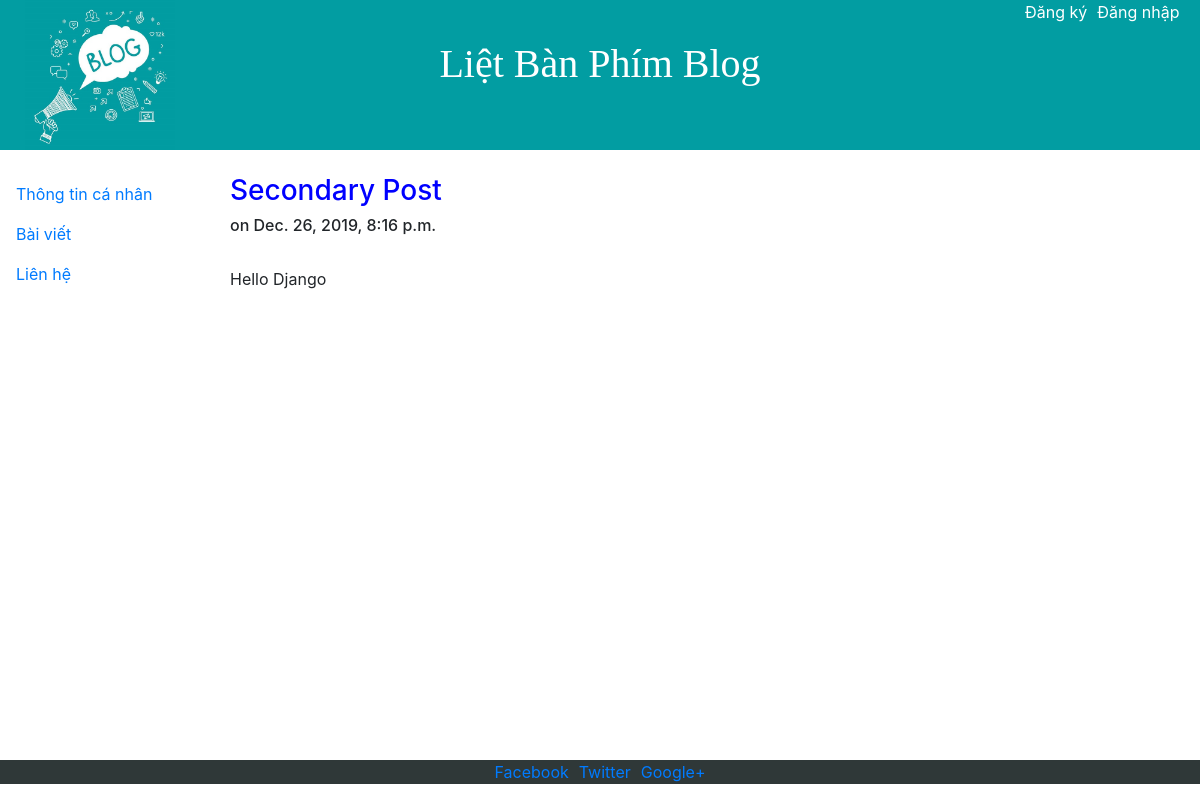
The app's page /blog/2/, older data.
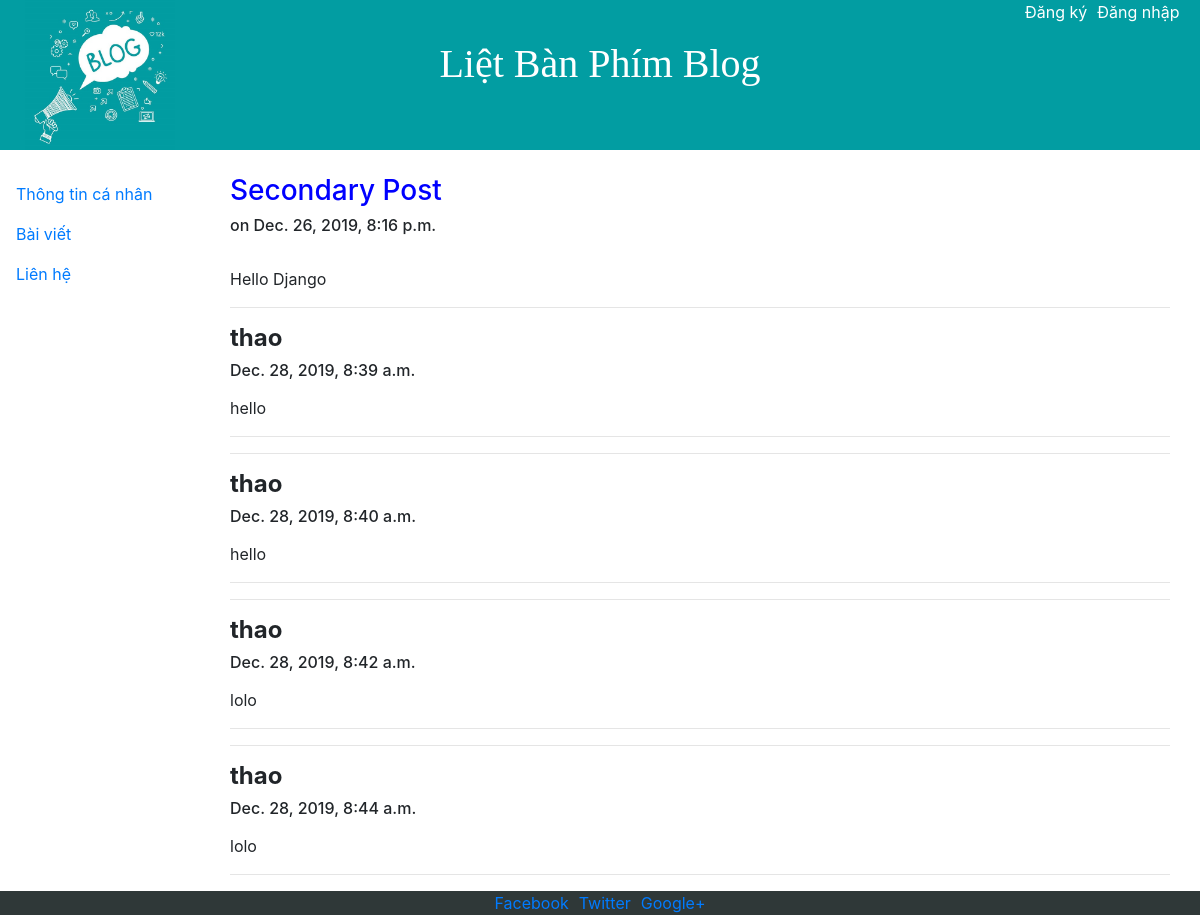
The same page, newer data.
### blog/models.py (models this page shows)
class Comment(models.Model):
    post = models.ForeignKey(Post, on_delete=models.CASCADE, related_name='comments')
    author = models.ForeignKey(settings.AUTH_USER_MODEL, on_delete=models.CASCADE)
    body = models.TextField()
    date = models.DateTimeField(auto_now_add=True)

### blog/views.py (the view)
# urls.py: path('<int:pk>/', views.post, name='post'),#gọi hàm post trong views
def post(request, pk):
    post = get_object_or_404(Post, pk=pk)#Lấy bài viết từ Post với khóa ngoài là pk,
    form = CommentForm()#Khởi tạo, gọi hàm __init__
    if request.method == 'POST':
        form = CommentForm(request.POST,author=request.user,post=post)
        if form.is_valid():
            form.save()
            return HttpResponseRedirect(request.path)
    return render(request, "blog/post.html", {"post":post, "form":form})

### blog/templates/blog/post.html (shortened to what this page needs)
{% extends "pages/base.html" %}
{% block content %}
   <h3 style="color: blue;">{{post.title}}</h3>
   <h6>on {{post.date}}</h6><br>
   {{post.body|safe|linebreaks}}
   {% for comment in post.comments.all %}
          <hr>
        <h4><strong>{{comment.author}}</strong></h4>
        <h6><p>{{comment.date}}</p></h6>
        <p>{{comment.body|linebreaks}}</p>
        <hr>
   {% endfor %}
{% endblock %}

Row changes from the older to the newer data that the page shows:
added Comment: author "thao", date "Dec. 28, 2019, 8:39 a.m.", body "hello"
added Comment: author "thao", date "Dec. 28, 2019, 8:40 a.m.", body "hello"
added Comment: author "thao", date "Dec. 28, 2019, 8:42 a.m.", body "lolo"
added Comment: author "thao", date "Dec. 28, 2019, 8:44 a.m.", body "lolo"
